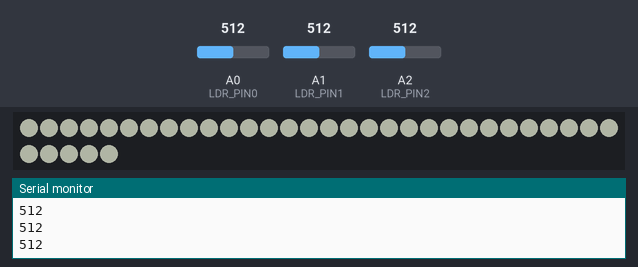
This sketch was run on a simulated Arduino Uno, built with avr-gcc and run on an emulated ATmega328P. Shown: 35 RGB LEDs in strip order, left to right, continuing on the next row, the last lines printed to the serial monitor. The test bench sets the inputs (shaded band); at power-on: A0 (LDR_PIN0) = 512, A1 (LDR_PIN1) = 512, A2 (LDR_PIN2) = 512. Dim RGB values are drawn brighter than linear; random numbers use the default seed unless the sketch sets one.

Above: at 1.2 s.
1.3 s: A0 (LDR_PIN0) set to 1023
At 2.2 s:
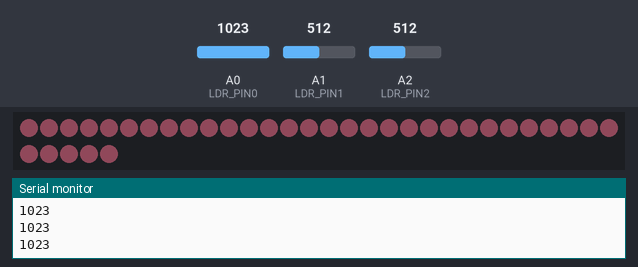
2.8 s: A0 (LDR_PIN0) set to 900
At 4.0 s:
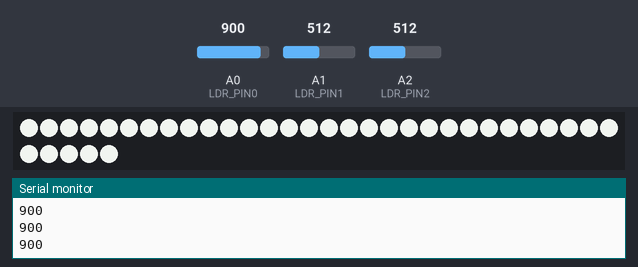
4.3 s: A0 (LDR_PIN0) set to 1023
At 5.4 s:
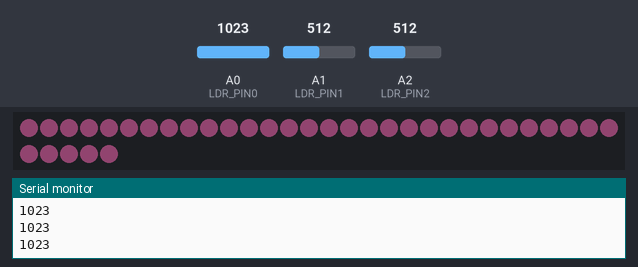
Timing chart, 0 to 7.3 s (numbered marks = the images above; inputs shaded):
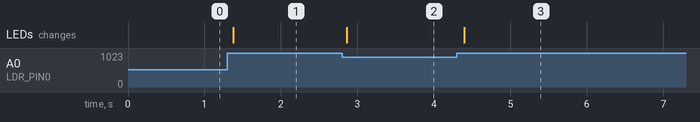

Measured:
- after the input at 1.3 s, the LEDs: change after 0.07 s (image 1)
- after the input at 2.8 s, the LEDs: change after 0.06 s (image 2)
- after the input at 4.3 s, the LEDs: change after 0.10 s (image 3)

The sketch:

sketch_dec03.ino
```cpp
#include <Adafruit_NeoPixel.h>

#define LDR_PIN0 A0
#define LDR_PIN1 A1
#define LDR_PIN2 A2


#define PIN 2   // input pin Neopixel is attached to

#define NUMPIXELS      35 // number of neopixels in Ring

Adafruit_NeoPixel pixels = Adafruit_NeoPixel(NUMPIXELS, PIN, NEO_GRB + NEO_KHZ800);

int delayval = 0; // timing delay

int redColor = 0;
int greenColor = 0;
int blueColor = 0;

int sensorValue0;
int sensorValue1;
int sensorValue2;

int lightLevel0 = 0;
int lightLevel1 = 0;
int lightLevel2 = 0;
int preLightLevel = 0;

void setup() {
  pixels.begin(); // Initializes the NeoPixel library.
  Serial.begin(9600);
}

void loop() {
  setColor();

  for(int i=0;i<NUMPIXELS;i++){
    // pixels.Color takes RGB values, from 0,0,0 up to 255,255,255
    pixels.setPixelColor(i, pixels.Color(redColor, greenColor, blueColor)); // Moderately bright green color.

    pixels.show(); // This sends the updated pixel color to the hardware.

    delay(delayval); // Delay for a period of time (in milliseconds).

  }

}

// setColor()
// picks random values to set for RGB
void setColor(){

    sensorValue0 = analogRead(LDR_PIN0);
    sensorValue1 = analogRead(LDR_PIN1);
    sensorValue2 = analogRead(LDR_PIN2);

    Serial.println(sensorValue0);
  lightLevel0 = map(sensorValue0, 400, 1000, 10, 255);
//    lightLevel1 = map(sensorValue0, 400, 1000, 10, 255);
//      lightLevel2 = map(sensorValue0, 400, 1000, 10, 255);

//  Serial.println(LDR_PIN);
//  Serial.println(lightLevel);

  if( preLightLevel != lightLevel0 ) {
    redColor = random(0, 10) + lightLevel0;
    greenColor = random(0, 10) + lightLevel0;
    blueColor = random(0, 10) + lightLevel0;
  }

  preLightLevel = lightLevel0;
}
```
